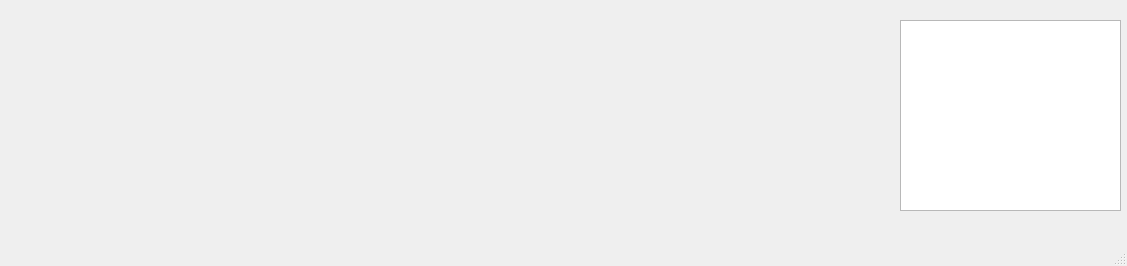
<?xml version="1.0" encoding="UTF-8"?>
<ui version="4.0">
 <class>MainWindow</class>
 <widget class="QMainWindow" name="MainWindow">
  <property name="geometry">
   <rect>
    <x>0</x>
    <y>0</y>
    <width>1127</width>
    <height>266</height>
   </rect>
  </property>
  <property name="windowTitle">
   <string>MainWindow</string>
  </property>
  <widget class="QWidget" name="centralwidget">
   <widget class="QWidget" name="horizontalLayoutWidget">
    <property name="geometry">
     <rect>
      <x>0</x>
      <y>20</y>
      <width>891</width>
      <height>62</height>
     </rect>
    </property>
    <layout class="QHBoxLayout" name="horizontalLayout_pc"/>
   </widget>
   <widget class="QWidget" name="horizontalLayoutWidget_2">
    <property name="geometry">
     <rect>
      <x>0</x>
      <y>150</y>
      <width>891</width>
      <height>62</height>
     </rect>
    </property>
    <layout class="QHBoxLayout" name="horizontalLayout_human"/>
   </widget>
   <widget class="QTextBrowser" name="textBrowser">
    <property name="geometry">
     <rect>
      <x>900</x>
      <y>20</y>
      <width>221</width>
      <height>191</height>
     </rect>
    </property>
   </widget>
  </widget>
  <widget class="QMenuBar" name="menubar">
   <property name="geometry">
    <rect>
     <x>0</x>
     <y>0</y>
     <width>1127</width>
     <height>21</height>
    </rect>
   </property>
  </widget>
  <widget class="QStatusBar" name="statusbar"/>
 </widget>
 <resources/>
 <connections/>
</ui>
